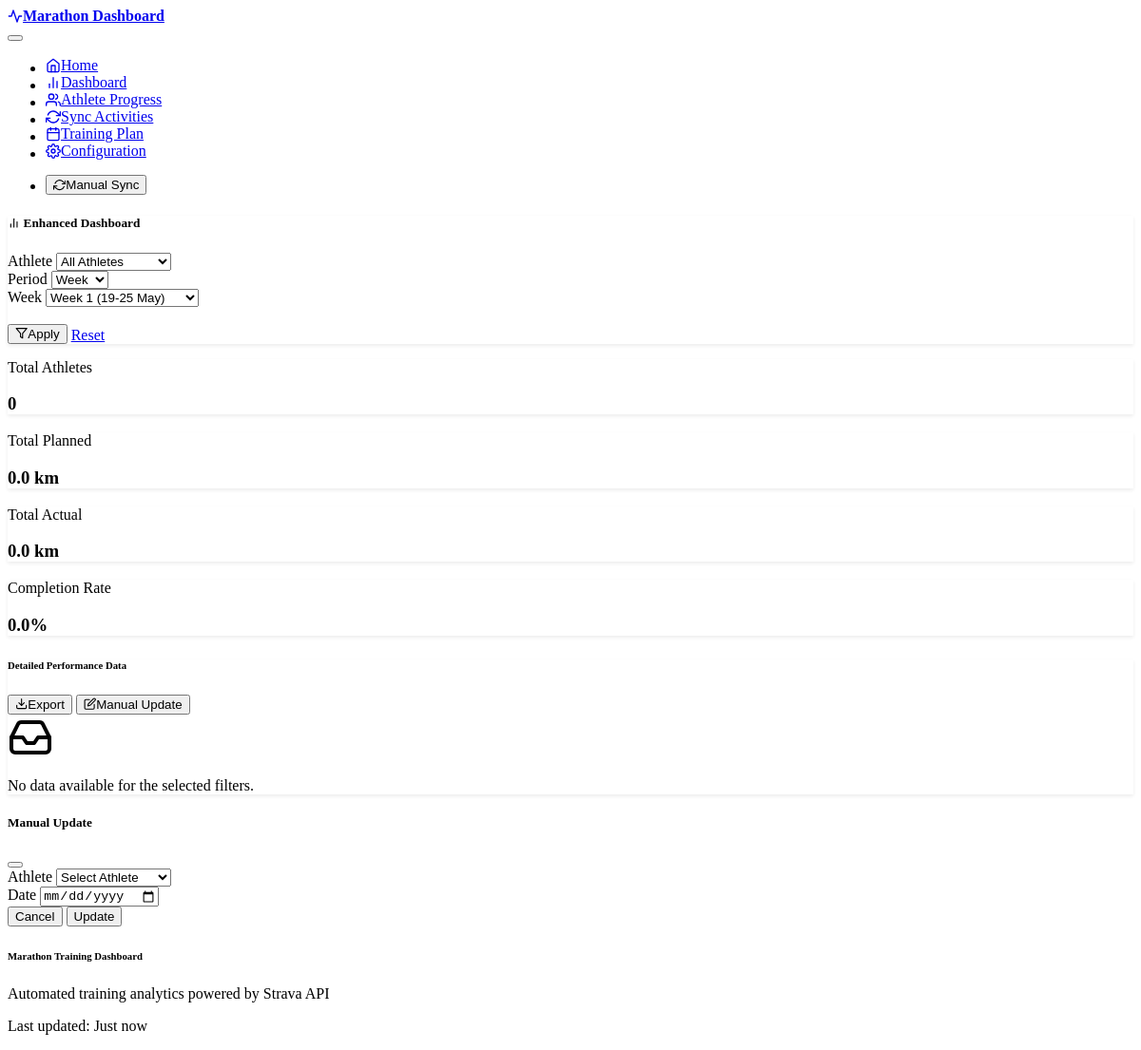
The app's page /dashboard, older data.
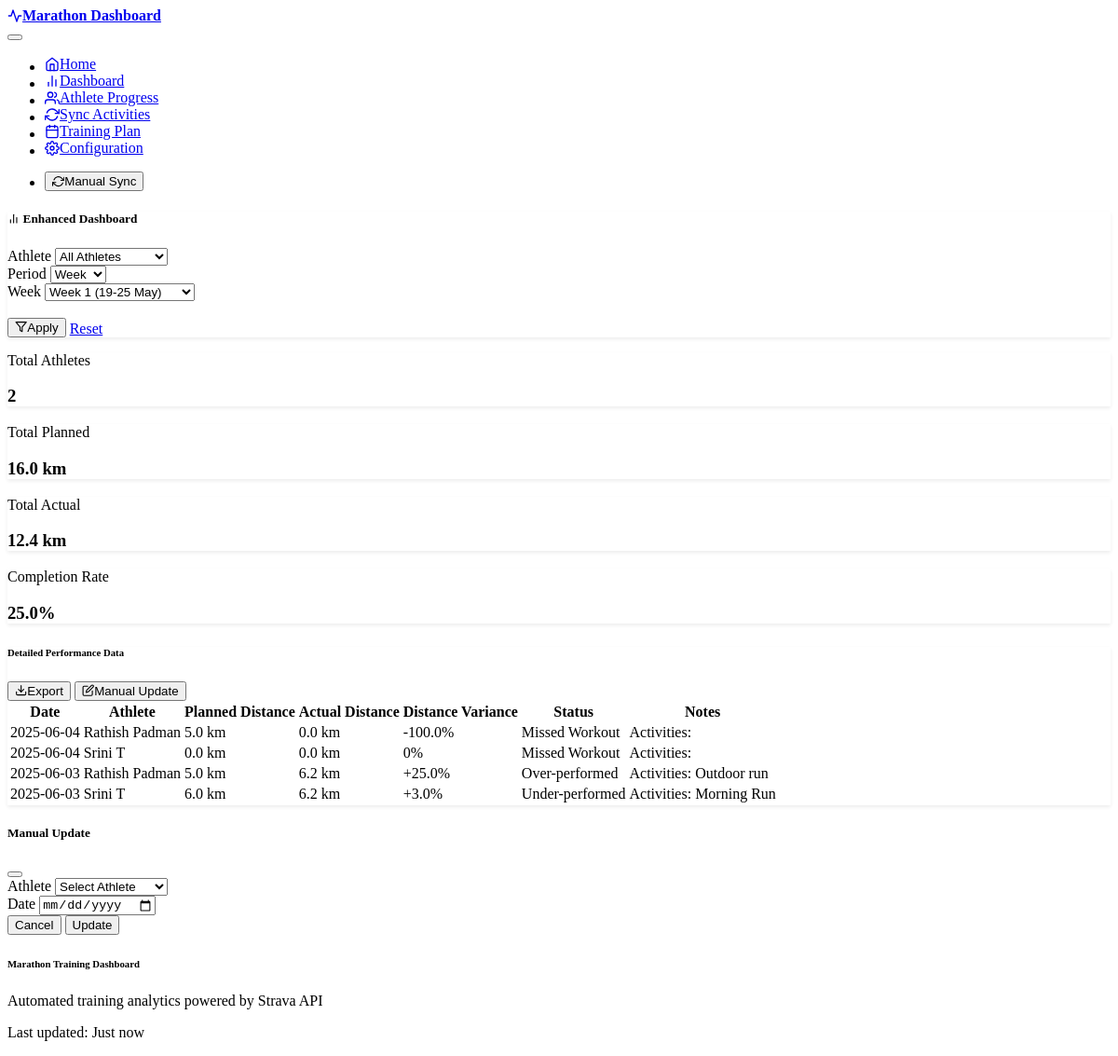
The same page, newer data.
### models.py (models this page shows)
class DailySummary(db.Model):
    id = db.Column(db.Integer, primary_key=True)
    athlete_id = db.Column(db.Integer,
                           db.ForeignKey('athlete.id'),
                           nullable=False)
    summary_date = db.Column(db.DateTime, nullable=False)
    actual_distance_km = db.Column(db.Float, nullable=True)
    planned_distance_km = db.Column(db.Float, nullable=True)
    actual_pace_min_per_km = db.Column(db.Float, nullable=True)
    planned_pace_min_per_km = db.Column(db.Float, nullable=True)
    distance_variance_percent = db.Column(db.Float, nullable=True)
    pace_variance_percent = db.Column(db.Float, nullable=True)
    status = db.Column(db.String(50),
                       nullable=True)  # On Track, Under-performed, etc.
    notes = db.Column(db.Text, nullable=True)
    created_at = db.Column(db.DateTime, default=datetime.utcnow)
    __table_args__ = (
        UniqueConstraint('athlete_id', 'summary_date', name='uq_daily_summary_athlete_date'),
        db.Index('idx_daily_summary_date', 'summary_date'),
        db.Index('idx_daily_summary_athlete', 'athlete_id'),
        db.Index('idx_daily_summary_status', 'status')
    )
    __table_args__ = (UniqueConstraint('athlete_id', 'summary_date', name='uq_daily_summary_athlete_date'),)

class Athlete(db.Model):
    id = db.Column(db.Integer, primary_key=True)
    name = db.Column(db.String(100), nullable=False)
    strava_athlete_id = db.Column(db.Integer, unique=True, nullable=True)
    refresh_token = db.Column(db.String(255), nullable=True)
    access_token = db.Column(db.String(255), nullable=True)
    token_expires_at = db.Column(db.DateTime, nullable=True)
    is_active = db.Column(db.Boolean, default=True)
    created_at = db.Column(db.DateTime, default=datetime.utcnow)
    activities = db.relationship('Activity', backref='athlete', lazy=True)
    planned_workouts = db.relationship('PlannedWorkout',
                                       backref='athlete',
                                       lazy=True)
    daily_summaries = db.relationship('DailySummary',
                                      backref='athlete',
                                      lazy=True)

### routes.py (the view, shortened to what this page needs)
@app.route('/dashboard')
def dashboard():
    try:
        athlete_filter = request.args.get('athlete_id', type=int)
        date_filter = request.args.get('date')
        period_filter = request.args.get('period', 'week')  # Default to week view
        activity_filter = request.args.get('activity_type', 'all')
        week_filter = request.args.get('week')
        month_filter = request.args.get('month')
        start_date_filter = request.args.get('start_date')
        end_date_filter = request.args.get('end_date')
        base_date = datetime(2025, 5, 19)  # Week 1 starts May 19
        current_date = datetime.now()
        days_since_base = (current_date.date() - base_date.date()).days
        current_week_num = (days_since_base // 7) + 1
        if period_filter == 'day':
            if start_date_filter:
                target_date = datetime.strptime(start_date_filter, '%Y-%m-%d')
            else:
                target_date = datetime.now().replace(hour=0, minute=0, second=0, microsecond=0)
        elif period_filter == 'week':
            if week_filter:
                week_num = int(week_filter.split('-')[1]) - 1
                target_date = base_date + timedelta(weeks=week_num)
            else:
                target_date = base_date + timedelta(weeks=current_week_num - 1)
                week_filter = f"week-{current_week_num}"
        else:
            target_date = datetime.now().replace(hour=0, minute=0, second=0, microsecond=0)
        all_athletes = db.session.query(Athlete).filter_by(is_active=True).order_by(Athlete.name).all()
        dashboard_data = get_enhanced_dashboard_data(
            target_date, athlete_filter, period_filter, activity_filter,
            start_date_filter, end_date_filter
        )
        dashboard_builder = DashboardBuilder()
        weekly_trends = dashboard_builder.get_weekly_trends(target_date)
        return render_template('dashboard.html',
                               dashboard_data=dashboard_data,
                               weekly_trends=weekly_trends,
                               target_date=target_date,
                               all_athletes=all_athletes,
                               filters={
                                   'athlete_id': athlete_filter,
                                   'date': date_filter,
                                   'period': period_filter,
                                   'activity_type': activity_filter,
                                   'week': week_filter,
                                   'month': month_filter,
                                   'start_date': start_date_filter,
                                   'end_date': end_date_filter
                               })
    except Exception as e:
        logger.error(f"Error loading dashboard: {e}")
        flash(f"Error loading dashboard: {e}", "error")
        return redirect(url_for('index'))

### templates/dashboard.html (shortened to what the changed rows need)
{% extends "base.html" %}
{% block content %}
<div class="container">
    <div class="row mb-4">
        <div class="col-md-3">
            <div class="card bg-primary text-white h-100">
                <div class="card-body">
                    <div class="d-flex justify-content-between">
                        <div>
                            <p class="card-text">Total Athletes</p>
                            <h3 class="mb-0" id="tile-total-athletes">{{ dashboard_data.period_stats.total_athletes }}</h3>
                        </div>
                    </div>
                </div>
            </div>
        </div>
        <div class="col-md-3">
            <div class="card bg-success text-white h-100">
                <div class="card-body">
                    <div class="d-flex justify-content-between">
                        <div>
                            <p class="card-text">Total Planned</p>
                            <h3 class="mb-0" id="tile-total-planned">{{ "%.1f"|format(dashboard_data.period_stats.total_planned) }} km</h3>
                        </div>
                    </div>
                </div>
            </div>
        </div>
        <div class="col-md-3">
            <div class="card bg-info text-white h-100">
                <div class="card-body">
                    <div class="d-flex justify-content-between">
                        <div>
                            <p class="card-text">Total Actual</p>
                            <h3 class="mb-0" id="tile-total-actual">{{ "%.1f"|format(dashboard_data.period_stats.total_actual) }} km</h3>
                        </div>
                    </div>
                </div>
            </div>
        </div>
        <div class="col-md-3">
            <div class="card bg-{{ 'success' if dashboard_data.period_stats.completion_rate >= 80 else 'warning' if dashboard_data.period_stats.completion_rate >= 60 else 'danger' }} text-white h-100">
                <div class="card-body">
                    <div class="d-flex justify-content-between">
                        <div>
                            <p class="card-text">Completion Rate</p>
                            <h3 class="mb-0" id="tile-completion-rate">{{ "%.1f"|format(dashboard_data.period_stats.completion_rate) }}%</h3>
                        </div>
                    </div>
                </div>
            </div>
        </div>
    </div>
    <div class="row mb-4">
        <div class="col-12">
            <div class="card">
                <div class="card-body">
                    {% if dashboard_data.summaries %}
                    <div class="table-responsive">
                        <table class="table table-hover" id="summaryTable">
                            <thead>
                                <tr>
                                    <th>Date</th>
                                    <th>Athlete</th>
                                    <th>Planned Distance</th>
                                    <th>Actual Distance</th>
                                    <th>Distance Variance</th>
                                    <th>Status</th>
                                    <th>Notes</th>
                                </tr>
                            </thead>
                            <tbody>
                                {% for summary in dashboard_data.summaries %}
                                <tr>
                                    <td>{{ summary.date.strftime('%Y-%m-%d') }}</td>
                                    <td>{{ summary.athlete_name }}</td>
                                    <td>{{ "%.1f"|format(summary.planned_distance) }} km</td>
                                    <td>{{ "%.1f"|format(summary.actual_distance) }} km</td>
                                    <td>
                                        {% if summary.distance_variance > 0 %}
                                            <span class="text-success">+{{ "%.1f"|format(summary.distance_variance) }}%</span>
                                        {% elif summary.distance_variance < 0 %}
                                            <span class="text-danger">{{ "%.1f"|format(summary.distance_variance) }}%</span>
                                        {% else %}
                                            <span class="text-muted">0%</span>
                                        {% endif %}
                                    </td>
                                    <td>
                                        {% if summary.status == 'On Track' %}
                                            <span class="badge bg-success">{{ summary.status }}</span>
                                        {% elif summary.status == 'Over-performed' %}
                                            <span class="badge bg-info">{{ summary.status }}</span>
                                        {% elif summary.status == 'Under-performed' %}
                                            <span class="badge bg-warning">{{ summary.status }}</span>
                                        {% elif summary.status == 'Missed Workout' %}
                                            <span class="badge bg-danger">{{ summary.status }}</span>
                                        {% else %}
                                            <span class="badge bg-secondary">{{ summary.status }}</span>
                                        {% endif %}
                                    </td>
                                    <td>{{ summary.notes or '-' }}</td>
                                </tr>
                                {% endfor %}
                            </tbody>
                        </table>
                    </div>
                    {% else %}
                    <div class="text-center py-4">
                        <i data-feather="inbox" style="width: 3rem; height: 3rem;" class="text-muted mb-3"></i>
                        <p class="text-muted">No data available for the selected filters.</p>
                    </div>
                    {% endif %}
                </div>
            </div>
        </div>
    </div>
</div>
{% endblock %}

Row changes from the older to the newer data that the page shows:
added DailySummary: date "2025-06-04", planned_distance "5.0", distance_variance "-100.0", status "Missed Workout", notes "Activities:"
now on this page (row edited): Athlete: athlete_name "Rathish Padman" "Rathish Padman"
added DailySummary: date "2025-06-04", status "Missed Workout", notes "Activities:"
now on this page (row edited): Athlete: athlete_name "Srini T" "Srini T"
added DailySummary: date "2025-06-03", planned_distance "5.0", actual_distance "6.2", distance_variance "25.0", status "Over-performed", notes "Activities: Outdoor run"
added DailySummary: date "2025-06-03", planned_distance "6.0", actual_distance "6.2", distance_variance "3.0", status "Under-performed", notes "Activities: Morning Run"
Text that changed along with them:
{{ dashboard_data.period_stats.total_athletes }}: "0" → "2"
{{ "%.1f"|format(dashboard_data.period_stats.total_planned) }}: "0.0" → "16.0"
{{ "%.1f"|format(dashboard_data.period_stats.total_actual) }}: "0.0" → "12.4"
{{ "%.1f"|format(dashboard_data.period_stats.completion_rate) }}: "0.0" → "25.0"
text no longer shown: "No data available for the selected filters."
text now shown: "Date Athlete Planned Distance Actual Distance Distance Variance Status Notes"
new list line: "km 0.0 km %"
new list line: "0.0 km 0.0 km 0%"
new list line: "km km + %"
